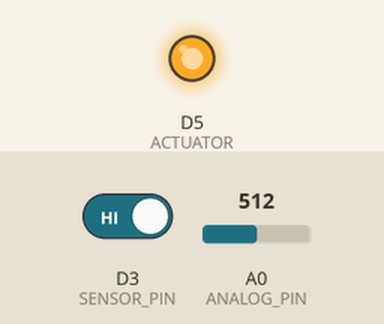
Bench run of a program on a simulated ESP8266 (NodeMCU). On the bench: output pins drawn as LEDs (lit = HIGH). The test bench sets the inputs (shaded band); at power-on: A0 (ANALOG_PIN) = 512, D3 (SENSOR_PIN) HIGH. WiFi joins after 1.5 s; servers stay silent unless stated; no MQTT or app messages arrive unless stated; what the program prints to the serial monitor is not drawn.

Above: at 4.2 s.
4.3 s: A0 (ANALOG_PIN) set to 708
5.8 s: A0 (ANALOG_PIN) set to 729
At 6.2 s:
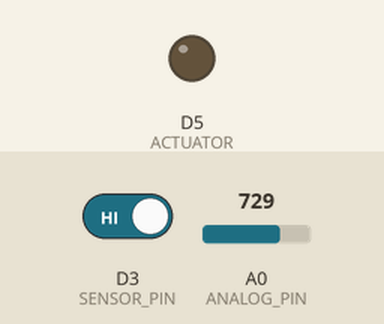
7.4 s: A0 (ANALOG_PIN) set to 701
8.9 s: A0 (ANALOG_PIN) set to 671
At 9.6 s:
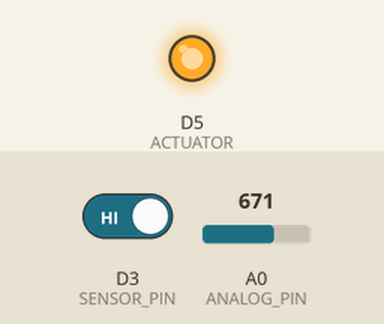
10.4 s: A0 (ANALOG_PIN) set to 900
At 11.4 s:
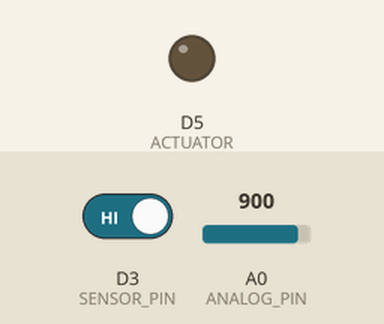
Timing chart, 0 to 12.9 s (numbered marks = the images above; inputs shaded):
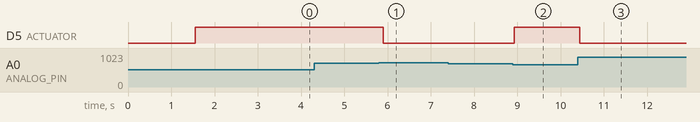

The program:

main.cpp
```cpp
#include <ArduinoJson.h>
#include "ESP8266WiFi.h"
#include <PubSubClient.h>

#define DELAY_SEND_MQTT_MSG 1000
#define DELAY_READ_INPUT    50
#define DELAY_PUMP_CONTROL  100
#define MAX_TRY_CONNECT     5
#define SENSOR_PIN  D3
#define ACTUATOR    D5
#define ANALOG_PIN  A0
#define DEVICE_ID       10001
#define DEBOUNCE_RANGE  5
#define MAX_LEVEL_FLOOD 100
#define MIN_LEVEL_FLOOD 0
#define MAX_VOLTAGE     3.3
#define RESOLUTION_AC   1024

//Wi Fi
const char* ssid = "ssid_2.4G";
const char* password = "senhassid";

// MQTT Broker
const char *mqtt_broker = "test.mosquitto.org";
const char *topic = "trabalho-filipe-jorge";
const char *mqtt_username = "";
const char *mqtt_password = "";
const int mqtt_port = 1883;

// control values
bool _input_state = 0;
bool _pump_state = 0;
float _flood_level = 0.000;
float _voltage_level = 0.0000;
bool _mqtt_status = 0;

WiFiClient espClient;
PubSubClient client(espClient);

// internal metod
void control_pump(void);
void control_mqtt(void);
void control_input(void);
void send_data_to_broker(void);
bool connect_MQTT(void);
void callback(char *topic, byte * payload, unsigned int length);
void set_actuator(bool set);

void setup(void) {
  WiFi.begin(ssid, password);

  Serial.begin(115200);
  Serial.println();
  Serial.print("Conectando");

  while (WiFi.status() != WL_CONNECTED) {
    delay(500);
    Serial.print(".");
  }
  Serial.println("");
  Serial.println("WiFi connected");
  Serial.println(WiFi.localIP());

  _mqtt_status =  connect_MQTT();

  pinMode(SENSOR_PIN, INPUT_PULLUP);
  pinMode(ACTUATOR, OUTPUT_OPEN_DRAIN);
}

void loop() {
  control_mqtt();
  control_input();
  control_pump();
}

bool connect_MQTT(void) {
  int tried = 0;
  client.setServer(mqtt_broker, mqtt_port);
  client.setCallback(callback);

  do {
    String client_id = "Client-"+String(DEVICE_ID);
    client_id += String(WiFi.macAddress());

    if (client.connect(client_id.c_str(), mqtt_username, mqtt_password)) {
      Serial.println("Connected:");
      Serial.printf("Client %s connected to the broker\n", client_id.c_str());
    } else {
      Serial.print("Failed to connect: ");
      Serial.print(client.state());
      Serial.println();
      Serial.print("Tried: ");
      Serial.println(tried);
      delay(DELAY_SEND_MQTT_MSG);
    }
    tried++;
  } while (!client.connected() && tried < MAX_TRY_CONNECT);

  if (tried < MAX_TRY_CONNECT) {
    send_data_to_broker();
    client.subscribe(topic);

    return true;
  } else {
    Serial.println("Failed. Not connected.");

    return false;
  }
}

void callback(char *topic, byte * payload, unsigned int length) {
  unsigned int i;
  Serial.print("Message arrived in topic: ");
  Serial.println(topic);
  Serial.print("Message:");
  for (i=0;i<length;i++) {
    Serial.print((char) payload[i]);
  }
  Serial.println();
  Serial.println("-----------------------");
}

void send_data_to_broker(void) {
  StaticJsonDocument<300> analog;
  char data[300];

  analog["data"] = millis();
  analog["tensao"] = _voltage_level;
  analog["nivel"] = _flood_level;
  analog["id"] = DEVICE_ID;
  analog["interruptor"] = _input_state;
  analog["status_bomba"] = _pump_state;
  serializeJson(analog, data);

  client.publish(topic, data);
}

void control_mqtt(void) {
  static long long pooling  = 0;

  if (_mqtt_status) {
    client.loop();
    if (millis() > pooling) {
      send_data_to_broker();
      pooling = millis() +  DELAY_SEND_MQTT_MSG;
    }
  }
}

void control_input(void) {
  static long long pooling  = 0;
  static int debounce = 0;
  int adcValue = 0;

  if (millis() > pooling) {
    pooling = millis() + DELAY_READ_INPUT;

    adcValue = analogRead(ANALOG_PIN);
    _voltage_level = ((float)adcValue/RESOLUTION_AC) * MAX_VOLTAGE;

    /*
      The general equation of a straight line
        y = Ax + B
    */
    _flood_level = (_voltage_level* -97.09) + 310.68;

    if (_flood_level >= MAX_LEVEL_FLOOD) {
      _flood_level = MAX_LEVEL_FLOOD;
    } else if (_flood_level <= MIN_LEVEL_FLOOD) {
      _flood_level = MIN_LEVEL_FLOOD;
    }

    if (digitalRead(SENSOR_PIN)) {
      if (debounce >= DEBOUNCE_RANGE) {
        _input_state = true;
        return;
      }
      debounce++;
    } else {
      debounce = 0;
      _input_state = false;
    }
  }
}

void control_pump(void) {
  static long long pooling  = 0;

  if (millis() > pooling) {
    pooling = millis() + DELAY_PUMP_CONTROL;

    if (_pump_state && !_input_state) {
      set_actuator(false);
    }

    if (_flood_level <= 85) {
      set_actuator(true);
    } else if (_flood_level >= 95) {
      set_actuator(false);
    }
  }
}

void set_actuator(bool set) {
  if (set && _input_state) {
    digitalWrite(ACTUATOR, LOW);
    _pump_state = true;
  } else {
    digitalWrite(ACTUATOR, HIGH);
    _pump_state = false;
  }
}
```

Measured:
- the behaviour switches between 721 and 722 on A0 (ANALOG_PIN) (found by bisection; images 0 and 1)
- the behaviour switches between 690 and 689 on A0 (ANALOG_PIN) (found by bisection; images 1 and 2)
- after the input at 4.3 s, every drawn part: stays the same
- after the input at 5.8 s, D5 (ACTUATOR): HIGH → LOW after 0.10 s
- after the input at 7.4 s, every drawn part: stays the same
- after the input at 8.9 s, D5 (ACTUATOR): LOW → HIGH at once
- after the input at 10.4 s, D5 (ACTUATOR): HIGH → LOW after 0.05 s
